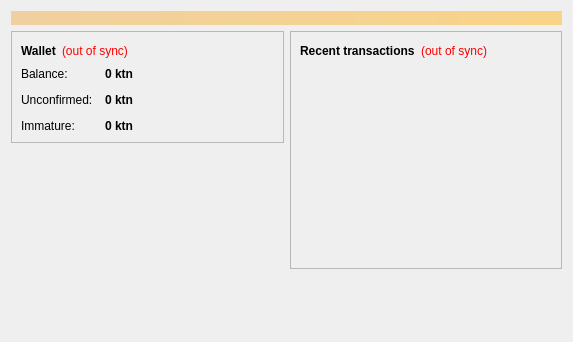
<?xml version="1.0" encoding="UTF-8"?>
<ui version="4.0">
 <class>OverviewPage</class>
 <widget class="QWidget" name="OverviewPage">
  <property name="geometry">
   <rect>
    <x>0</x>
    <y>0</y>
    <width>573</width>
    <height>342</height>
   </rect>
  </property>
  <property name="windowTitle">
   <string>Form</string>
  </property>
  <layout class="QVBoxLayout" name="topLayout">
   <item>
    <widget class="QLabel" name="labelAlerts">
     <property name="visible">
      <bool>false</bool>
     </property>
     <property name="styleSheet">
      <string notr="true">background-color: qlineargradient(x1: 0, y1: 0, x2: 1, y2: 0, stop:0 #F0D0A0, stop:1 #F8D488); color:#000000;</string>
     </property>
     <property name="wordWrap">
      <bool>true</bool>
     </property>
     <property name="margin">
      <number>3</number>
     </property>
    </widget>
   </item>
   <item>
    <layout class="QHBoxLayout" name="horizontalLayout" stretch="1,1">
     <item>
      <layout class="QVBoxLayout" name="verticalLayout_2">
       <item>
        <widget class="QFrame" name="frame">
         <property name="frameShape">
          <enum>QFrame::StyledPanel</enum>
         </property>
         <property name="frameShadow">
          <enum>QFrame::Raised</enum>
         </property>
         <layout class="QVBoxLayout" name="verticalLayout_4">
          <item>
           <layout class="QHBoxLayout" name="horizontalLayout_4">
            <item>
             <widget class="QLabel" name="label_5">
              <property name="font">
               <font>
                <weight>75</weight>
                <bold>true</bold>
               </font>
              </property>
              <property name="text">
               <string>Wallet</string>
              </property>
             </widget>
            </item>
            <item>
             <widget class="QLabel" name="labelWalletStatus">
              <property name="toolTip">
               <string>The displayed information may be out of date. Your wallet automatically synchronizes with the kripton network after a connection is established, but this process has not completed yet.</string>
              </property>
              <property name="styleSheet">
               <string notr="true">QLabel { color: red; }</string>
              </property>
              <property name="text">
               <string notr="true">(out of sync)</string>
              </property>
              <property name="alignment">
               <set>Qt::AlignLeading|Qt::AlignLeft|Qt::AlignVCenter</set>
              </property>
             </widget>
            </item>
            <item>
             <spacer name="horizontalSpacer_2">
              <property name="orientation">
               <enum>Qt::Horizontal</enum>
              </property>
              <property name="sizeHint" stdset="0">
               <size>
                <width>40</width>
                <height>20</height>
               </size>
              </property>
             </spacer>
            </item>
           </layout>
          </item>
          <item>
           <layout class="QFormLayout" name="formLayout_2">
            <property name="fieldGrowthPolicy">
             <enum>QFormLayout::AllNonFixedFieldsGrow</enum>
            </property>
            <property name="horizontalSpacing">
             <number>12</number>
            </property>
            <property name="verticalSpacing">
             <number>12</number>
            </property>
            <item row="0" column="0">
             <widget class="QLabel" name="label">
              <property name="text">
               <string>Balance:</string>
              </property>
             </widget>
            </item>
            <item row="0" column="1">
             <widget class="QLabel" name="labelBalance">
              <property name="font">
               <font>
                <weight>75</weight>
                <bold>true</bold>
               </font>
              </property>
              <property name="cursor">
               <cursorShape>IBeamCursor</cursorShape>
              </property>
              <property name="toolTip">
               <string>Your current balance</string>
              </property>
              <property name="text">
               <string notr="true">0 ktn</string>
              </property>
              <property name="textInteractionFlags">
               <set>Qt::LinksAccessibleByMouse|Qt::TextSelectableByKeyboard|Qt::TextSelectableByMouse</set>
              </property>
             </widget>
            </item>
            <item row="1" column="0">
             <widget class="QLabel" name="label_3">
              <property name="text">
               <string>Unconfirmed:</string>
              </property>
             </widget>
            </item>
            <item row="1" column="1">
             <widget class="QLabel" name="labelUnconfirmed">
              <property name="font">
               <font>
                <weight>75</weight>
                <bold>true</bold>
               </font>
              </property>
              <property name="cursor">
               <cursorShape>IBeamCursor</cursorShape>
              </property>
              <property name="toolTip">
               <string>Total of transactions that have yet to be confirmed, and do not yet count toward the current balance</string>
              </property>
              <property name="text">
               <string notr="true">0 ktn</string>
              </property>
              <property name="textInteractionFlags">
               <set>Qt::LinksAccessibleByMouse|Qt::TextSelectableByKeyboard|Qt::TextSelectableByMouse</set>
              </property>
             </widget>
            </item>
            <item row="2" column="0">
             <widget class="QLabel" name="labelImmatureText">
              <property name="text">
               <string>Immature:</string>
              </property>
             </widget>
            </item>
            <item row="2" column="1">
             <widget class="QLabel" name="labelImmature">
              <property name="font">
               <font>
                <weight>75</weight>
                <bold>true</bold>
               </font>
              </property>
              <property name="toolTip">
               <string>Mined balance that has not yet matured</string>
              </property>
              <property name="text">
               <string notr="true">0 ktn</string>
              </property>
              <property name="textInteractionFlags">
               <set>Qt::LinksAccessibleByMouse|Qt::TextSelectableByKeyboard|Qt::TextSelectableByMouse</set>
              </property>
             </widget>
            </item>
           </layout>
          </item>
         </layout>
        </widget>
       </item>
       <item>
        <spacer name="verticalSpacer">
         <property name="orientation">
          <enum>Qt::Vertical</enum>
         </property>
         <property name="sizeHint" stdset="0">
          <size>
           <width>20</width>
           <height>40</height>
          </size>
         </property>
        </spacer>
       </item>
      </layout>
     </item>
     <item>
      <layout class="QVBoxLayout" name="verticalLayout_3">
       <item>
        <widget class="QFrame" name="frame_2">
         <property name="frameShape">
          <enum>QFrame::StyledPanel</enum>
         </property>
         <property name="frameShadow">
          <enum>QFrame::Raised</enum>
         </property>
         <layout class="QVBoxLayout" name="verticalLayout">
          <item>
           <layout class="QHBoxLayout" name="horizontalLayout_2">
            <item>
             <widget class="QLabel" name="label_4">
              <property name="text">
               <string>&lt;b&gt;Recent transactions&lt;/b&gt;</string>
              </property>
             </widget>
            </item>
            <item>
             <widget class="QLabel" name="labelTransactionsStatus">
              <property name="toolTip">
               <string>The displayed information may be out of date. Your wallet automatically synchronizes with the kripton network after a connection is established, but this process has not completed yet.</string>
              </property>
              <property name="styleSheet">
               <string notr="true">QLabel { color: red; }</string>
              </property>
              <property name="text">
               <string notr="true">(out of sync)</string>
              </property>
              <property name="alignment">
               <set>Qt::AlignRight|Qt::AlignTrailing|Qt::AlignVCenter</set>
              </property>
             </widget>
            </item>
            <item>
             <spacer name="horizontalSpacer">
              <property name="orientation">
               <enum>Qt::Horizontal</enum>
              </property>
              <property name="sizeHint" stdset="0">
               <size>
                <width>40</width>
                <height>20</height>
               </size>
              </property>
             </spacer>
            </item>
           </layout>
          </item>
          <item>
           <widget class="QListView" name="listTransactions">
            <property name="styleSheet">
             <string notr="true">QListView { background: transparent; }</string>
            </property>
            <property name="frameShape">
             <enum>QFrame::NoFrame</enum>
            </property>
            <property name="verticalScrollBarPolicy">
             <enum>Qt::ScrollBarAlwaysOff</enum>
            </property>
            <property name="horizontalScrollBarPolicy">
             <enum>Qt::ScrollBarAlwaysOff</enum>
            </property>
            <property name="selectionMode">
             <enum>QAbstractItemView::NoSelection</enum>
            </property>
           </widget>
          </item>
         </layout>
        </widget>
       </item>
       <item>
        <spacer name="verticalSpacer_2">
         <property name="orientation">
          <enum>Qt::Vertical</enum>
         </property>
         <property name="sizeHint" stdset="0">
          <size>
           <width>20</width>
           <height>40</height>
          </size>
         </property>
        </spacer>
       </item>
      </layout>
     </item>
    </layout>
   </item>
  </layout>
 </widget>
 <resources/>
 <connections/>
</ui>
